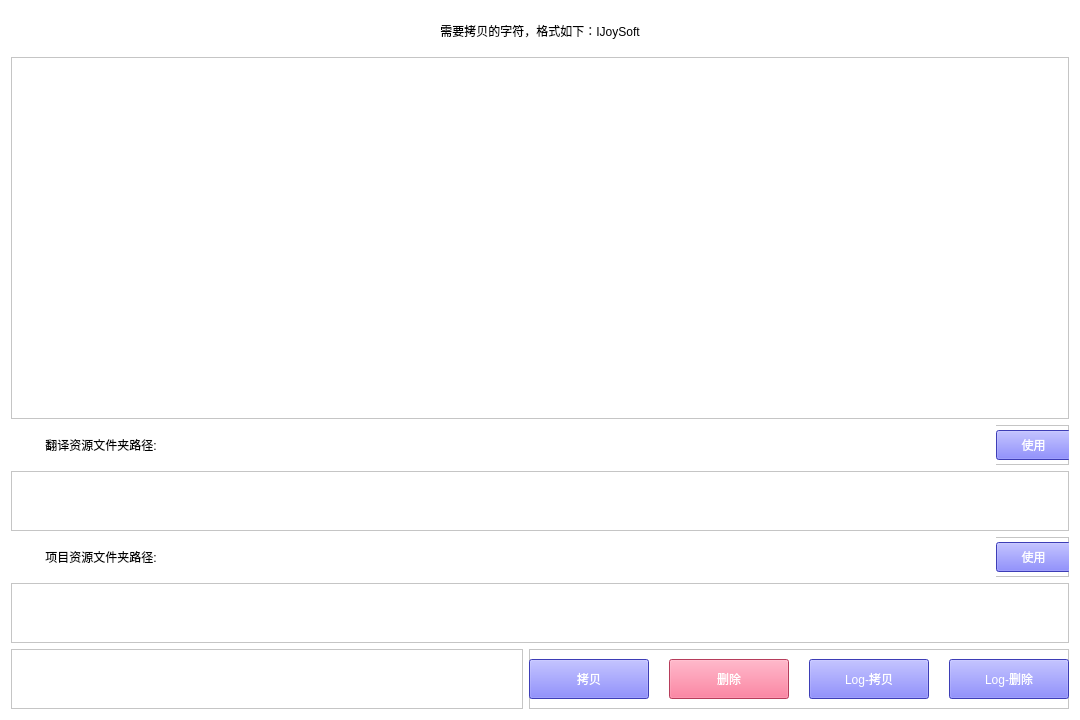
<?xml version="1.0" encoding="UTF-8"?>
<ui version="4.0">
 <class>Form</class>
 <widget class="QWidget" name="Form">
  <property name="geometry">
   <rect>
    <x>0</x>
    <y>0</y>
    <width>1080</width>
    <height>720</height>
   </rect>
  </property>
  <property name="windowTitle">
   <string>Form</string>
  </property>
  <property name="styleSheet">
   <string notr="true">background-color: rgb(255, 255, 255);</string>
  </property>
  <layout class="QFormLayout" name="formLayout">
   <item row="0" column="0" colspan="2">
    <layout class="QVBoxLayout" name="verticalLayout">
     <item>
      <widget class="QLabel" name="label">
       <property name="minimumSize">
        <size>
         <width>0</width>
         <height>40</height>
        </size>
       </property>
       <property name="maximumSize">
        <size>
         <width>16777215</width>
         <height>40</height>
        </size>
       </property>
       <property name="styleSheet">
        <string notr="true">background-color: rgb(255, 255, 255);
font: 12pt &quot;微软雅黑&quot;;</string>
       </property>
       <property name="text">
        <string>需要拷贝的字符，格式如下：&lt;string name=&quot;i_joy_soft&quot;&gt;IJoySoft&lt;/string&gt;</string>
       </property>
       <property name="alignment">
        <set>Qt::AlignCenter</set>
       </property>
      </widget>
     </item>
     <item>
      <widget class="QTextEdit" name="input_string">
       <property name="styleSheet">
        <string notr="true">background-color: rgb(255, 255, 255);
font: 10pt &quot;微软雅黑&quot;;</string>
       </property>
      </widget>
     </item>
     <item>
      <widget class="QFrame" name="frame_3">
       <property name="minimumSize">
        <size>
         <width>0</width>
         <height>40</height>
        </size>
       </property>
       <property name="maximumSize">
        <size>
         <width>16777215</width>
         <height>40</height>
        </size>
       </property>
       <property name="frameShape">
        <enum>QFrame::StyledPanel</enum>
       </property>
       <property name="frameShadow">
        <enum>QFrame::Raised</enum>
       </property>
       <widget class="QLabel" name="label_2">
        <property name="geometry">
         <rect>
          <x>0</x>
          <y>0</y>
          <width>180</width>
          <height>40</height>
         </rect>
        </property>
        <property name="minimumSize">
         <size>
          <width>0</width>
          <height>40</height>
         </size>
        </property>
        <property name="maximumSize">
         <size>
          <width>16777215</width>
          <height>40</height>
         </size>
        </property>
        <property name="styleSheet">
         <string notr="true">background-color: rgb(255, 255, 255);
font: 12pt &quot;微软雅黑&quot;;</string>
        </property>
        <property name="text">
         <string>翻译资源文件夹路径:</string>
        </property>
        <property name="alignment">
         <set>Qt::AlignCenter</set>
        </property>
        <property name="margin">
         <number>0</number>
        </property>
       </widget>
       <widget class="QLabel" name="old_translate_path">
        <property name="geometry">
         <rect>
          <x>180</x>
          <y>0</y>
          <width>805</width>
          <height>40</height>
         </rect>
        </property>
        <property name="styleSheet">
         <string notr="true">color: rgb(85, 85, 255);
font: 12pt &quot;微软雅黑&quot;;</string>
        </property>
        <property name="text">
         <string/>
        </property>
        <property name="alignment">
         <set>Qt::AlignCenter</set>
        </property>
       </widget>
       <widget class="QPushButton" name="copy_translate_path">
        <property name="geometry">
         <rect>
          <x>985</x>
          <y>5</y>
          <width>75</width>
          <height>30</height>
         </rect>
        </property>
        <property name="styleSheet">
         <string notr="true">background-color: rgb(85, 85, 255);
font: 12pt &quot;微软雅黑&quot;;
color: rgb(255, 255, 255);</string>
        </property>
        <property name="text">
         <string>使用</string>
        </property>
       </widget>
      </widget>
     </item>
     <item>
      <widget class="QTextEdit" name="input_translate_path">
       <property name="minimumSize">
        <size>
         <width>0</width>
         <height>60</height>
        </size>
       </property>
       <property name="maximumSize">
        <size>
         <width>16777215</width>
         <height>60</height>
        </size>
       </property>
       <property name="layoutDirection">
        <enum>Qt::LeftToRight</enum>
       </property>
       <property name="styleSheet">
        <string notr="true">background-color: rgb(255, 255, 255);
color: rgb(85, 85, 255);
font: 12pt &quot;微软雅黑&quot;;</string>
       </property>
      </widget>
     </item>
     <item>
      <widget class="QFrame" name="frame_4">
       <property name="minimumSize">
        <size>
         <width>0</width>
         <height>40</height>
        </size>
       </property>
       <property name="maximumSize">
        <size>
         <width>16777215</width>
         <height>40</height>
        </size>
       </property>
       <property name="frameShape">
        <enum>QFrame::StyledPanel</enum>
       </property>
       <property name="frameShadow">
        <enum>QFrame::Raised</enum>
       </property>
       <widget class="QLabel" name="label_3">
        <property name="geometry">
         <rect>
          <x>0</x>
          <y>0</y>
          <width>180</width>
          <height>40</height>
         </rect>
        </property>
        <property name="minimumSize">
         <size>
          <width>0</width>
          <height>40</height>
         </size>
        </property>
        <property name="maximumSize">
         <size>
          <width>16777215</width>
          <height>40</height>
         </size>
        </property>
        <property name="styleSheet">
         <string notr="true">background-color: rgb(255, 255, 255);
font: 12pt &quot;微软雅黑&quot;;</string>
        </property>
        <property name="text">
         <string>项目资源文件夹路径:</string>
        </property>
        <property name="alignment">
         <set>Qt::AlignCenter</set>
        </property>
        <property name="margin">
         <number>0</number>
        </property>
       </widget>
       <widget class="QLabel" name="old_project_path">
        <property name="geometry">
         <rect>
          <x>180</x>
          <y>0</y>
          <width>805</width>
          <height>40</height>
         </rect>
        </property>
        <property name="styleSheet">
         <string notr="true">color: rgb(85, 85, 255);
font: 12pt &quot;微软雅黑&quot;;</string>
        </property>
        <property name="text">
         <string/>
        </property>
        <property name="alignment">
         <set>Qt::AlignCenter</set>
        </property>
       </widget>
       <widget class="QPushButton" name="copy_project_path">
        <property name="geometry">
         <rect>
          <x>985</x>
          <y>5</y>
          <width>75</width>
          <height>30</height>
         </rect>
        </property>
        <property name="styleSheet">
         <string notr="true">background-color: rgb(85, 85, 255);
font: 12pt &quot;微软雅黑&quot;;
color: rgb(255, 255, 255);</string>
        </property>
        <property name="text">
         <string>使用</string>
        </property>
       </widget>
      </widget>
     </item>
     <item>
      <widget class="QTextEdit" name="input_project_path">
       <property name="minimumSize">
        <size>
         <width>0</width>
         <height>60</height>
        </size>
       </property>
       <property name="maximumSize">
        <size>
         <width>16777215</width>
         <height>60</height>
        </size>
       </property>
       <property name="styleSheet">
        <string notr="true">background-color: rgb(255, 255, 255);
color: rgb(85, 85, 255);
font: 12pt &quot;微软雅黑&quot;;</string>
       </property>
      </widget>
     </item>
     <item>
      <layout class="QHBoxLayout" name="horizontalLayout">
       <item>
        <widget class="QFrame" name="frame_2">
         <property name="frameShape">
          <enum>QFrame::StyledPanel</enum>
         </property>
         <property name="frameShadow">
          <enum>QFrame::Raised</enum>
         </property>
        </widget>
       </item>
       <item>
        <widget class="QFrame" name="frame">
         <property name="minimumSize">
          <size>
           <width>540</width>
           <height>60</height>
          </size>
         </property>
         <property name="maximumSize">
          <size>
           <width>540</width>
           <height>60</height>
          </size>
         </property>
         <property name="frameShape">
          <enum>QFrame::StyledPanel</enum>
         </property>
         <property name="frameShadow">
          <enum>QFrame::Raised</enum>
         </property>
         <widget class="QPushButton" name="copy_string">
          <property name="geometry">
           <rect>
            <x>0</x>
            <y>10</y>
            <width>120</width>
            <height>40</height>
           </rect>
          </property>
          <property name="styleSheet">
           <string notr="true">background-color: rgb(85, 85, 255);
font: 12pt &quot;微软雅黑&quot;;
color: rgb(255, 255, 255);</string>
          </property>
          <property name="text">
           <string>拷贝</string>
          </property>
         </widget>
         <widget class="QPushButton" name="delete_string">
          <property name="geometry">
           <rect>
            <x>140</x>
            <y>10</y>
            <width>120</width>
            <height>40</height>
           </rect>
          </property>
          <property name="styleSheet">
           <string notr="true">background-color: rgb(255, 85, 127);
font: 12pt &quot;微软雅黑&quot;;
color: rgb(255, 255, 255);</string>
          </property>
          <property name="text">
           <string>删除</string>
          </property>
         </widget>
         <widget class="QPushButton" name="open_copy_logo">
          <property name="geometry">
           <rect>
            <x>280</x>
            <y>10</y>
            <width>120</width>
            <height>40</height>
           </rect>
          </property>
          <property name="styleSheet">
           <string notr="true">background-color: rgb(85, 85, 255);
font: 12pt &quot;微软雅黑&quot;;
color: rgb(255, 255, 255);</string>
          </property>
          <property name="text">
           <string>Log-拷贝</string>
          </property>
         </widget>
         <widget class="QPushButton" name="open_delete_log">
          <property name="geometry">
           <rect>
            <x>420</x>
            <y>10</y>
            <width>120</width>
            <height>40</height>
           </rect>
          </property>
          <property name="styleSheet">
           <string notr="true">background-color: rgb(85, 85, 255);
font: 12pt &quot;微软雅黑&quot;;
color: rgb(255, 255, 255);</string>
          </property>
          <property name="text">
           <string>Log-删除</string>
          </property>
         </widget>
        </widget>
       </item>
      </layout>
     </item>
    </layout>
   </item>
  </layout>
 </widget>
 <resources/>
 <connections/>
</ui>
